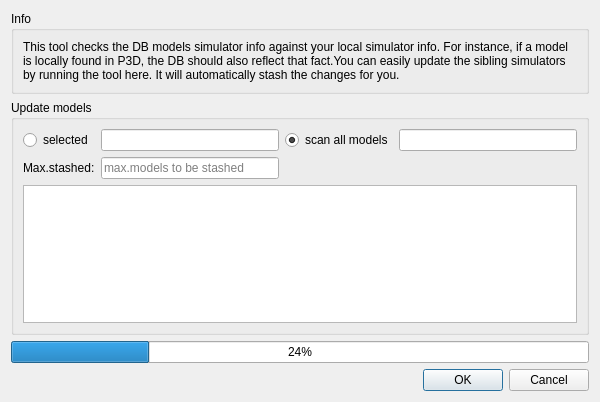
<?xml version="1.0" encoding="UTF-8"?>
<ui version="4.0">
 <class>CDbAutoSimulatorStashingComponent</class>
 <widget class="QDialog" name="CDbAutoSimulatorStashingComponent">
  <property name="geometry">
   <rect>
    <x>0</x>
    <y>0</y>
    <width>600</width>
    <height>402</height>
   </rect>
  </property>
  <property name="minimumSize">
   <size>
    <width>600</width>
    <height>400</height>
   </size>
  </property>
  <property name="windowTitle">
   <string>Cross simulator updating (FSX-P3D-FS9)</string>
  </property>
  <layout class="QVBoxLayout" name="vl_AutoSimulator">
   <item>
    <widget class="QGroupBox" name="gb_Info">
     <property name="title">
      <string>Info</string>
     </property>
     <layout class="QVBoxLayout" name="verticalLayout">
      <item>
       <widget class="QLabel" name="lbl_Info">
        <property name="text">
         <string>This tool checks the DB models simulator info against your local simulator info. For instance, if a model is locally found in P3D, the DB should also reflect that fact.You can easily update the sibling simulators by running the tool here. It will automatically stash the changes for you.</string>
        </property>
        <property name="wordWrap">
         <bool>true</bool>
        </property>
       </widget>
      </item>
     </layout>
    </widget>
   </item>
   <item>
    <widget class="QGroupBox" name="gb_UpdateModels">
     <property name="title">
      <string>Update models</string>
     </property>
     <layout class="QGridLayout" name="gridLayout_2">
      <item row="0" column="3">
       <widget class="QLineEdit" name="le_AllSets">
        <property name="readOnly">
         <bool>true</bool>
        </property>
       </widget>
      </item>
      <item row="0" column="2">
       <widget class="QRadioButton" name="rb_ScanAllModels">
        <property name="text">
         <string>scan all models</string>
        </property>
        <property name="checked">
         <bool>true</bool>
        </property>
        <attribute name="buttonGroup">
         <string notr="true">bg_ScanAllOrSelected</string>
        </attribute>
       </widget>
      </item>
      <item row="0" column="1">
       <widget class="QLineEdit" name="le_Selected">
        <property name="readOnly">
         <bool>true</bool>
        </property>
       </widget>
      </item>
      <item row="1" column="0">
       <widget class="QLabel" name="lbl_MaxModelsStashed">
        <property name="text">
         <string>Max.stashed:</string>
        </property>
       </widget>
      </item>
      <item row="0" column="0">
       <widget class="QRadioButton" name="rb_SelectedOnly">
        <property name="text">
         <string>selected</string>
        </property>
        <attribute name="buttonGroup">
         <string notr="true">bg_ScanAllOrSelected</string>
        </attribute>
       </widget>
      </item>
      <item row="1" column="1">
       <widget class="QLineEdit" name="le_MaxModelsStashed">
        <property name="placeholderText">
         <string>max.models to be stashed</string>
        </property>
       </widget>
      </item>
      <item row="2" column="0" colspan="4">
       <widget class="swift::gui::views::CStatusMessageView" name="tvp_StatusMessages">
        <property name="selectionMode">
         <enum>QAbstractItemView::NoSelection</enum>
        </property>
        <attribute name="verticalHeaderVisible">
         <bool>false</bool>
        </attribute>
       </widget>
      </item>
     </layout>
    </widget>
   </item>
   <item>
    <widget class="QProgressBar" name="pb_StashingProgress">
     <property name="value">
      <number>24</number>
     </property>
    </widget>
   </item>
   <item>
    <widget class="QDialogButtonBox" name="bb_OkCancel">
     <property name="orientation">
      <enum>Qt::Horizontal</enum>
     </property>
     <property name="standardButtons">
      <set>QDialogButtonBox::Cancel|QDialogButtonBox::Ok</set>
     </property>
    </widget>
   </item>
  </layout>
 </widget>
 <customwidgets>
  <customwidget>
   <class>swift::gui::views::CStatusMessageView</class>
   <extends>QTableView</extends>
   <header>gui/views/statusmessageview.h</header>
  </customwidget>
 </customwidgets>
 <tabstops>
  <tabstop>rb_SelectedOnly</tabstop>
  <tabstop>le_Selected</tabstop>
  <tabstop>rb_ScanAllModels</tabstop>
  <tabstop>le_AllSets</tabstop>
  <tabstop>tvp_StatusMessages</tabstop>
  <tabstop>le_MaxModelsStashed</tabstop>
 </tabstops>
 <resources/>
 <connections>
  <connection>
   <sender>bb_OkCancel</sender>
   <signal>accepted()</signal>
   <receiver>CDbAutoSimulatorStashingComponent</receiver>
   <slot>accept()</slot>
   <hints>
    <hint type="sourcelabel">
     <x>248</x>
     <y>254</y>
    </hint>
    <hint type="destinationlabel">
     <x>157</x>
     <y>274</y>
    </hint>
   </hints>
  </connection>
  <connection>
   <sender>bb_OkCancel</sender>
   <signal>rejected()</signal>
   <receiver>CDbAutoSimulatorStashingComponent</receiver>
   <slot>reject()</slot>
   <hints>
    <hint type="sourcelabel">
     <x>316</x>
     <y>260</y>
    </hint>
    <hint type="destinationlabel">
     <x>286</x>
     <y>274</y>
    </hint>
   </hints>
  </connection>
 </connections>
 <buttongroups>
  <buttongroup name="bg_ScanAllOrSelected"/>
 </buttongroups>
</ui>
